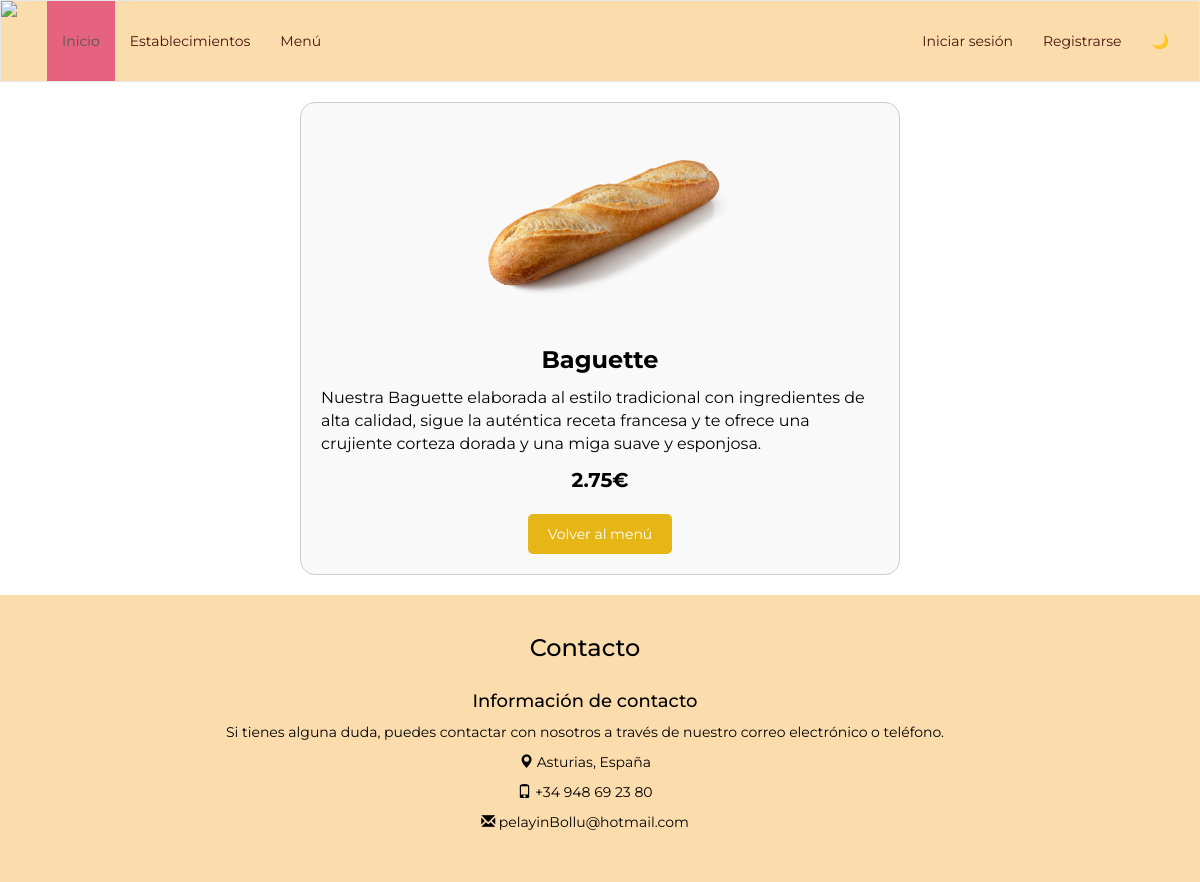
Screenshot of /pagina_destino.php?id=1 with the database file from the repository.
### tables this page shows
CREATE TABLE `productos` (
  `id` int NOT NULL AUTO_INCREMENT,
  `nombre` varchar(45) DEFAULT NULL,
  `descripcion` varchar(255) DEFAULT NULL,
  `precio` decimal(4,2) DEFAULT NULL,
  `categorias_id` int NOT NULL,
  `imagen` longblob NOT NULL,
  PRIMARY KEY (`id`),
  KEY `fk_Productos_Categorias_idx` (`categorias_id`),
  CONSTRAINT `fk_Productos_Categorias` FOREIGN KEY (`categorias_id`) REFERENCES `categorias` (`id`)
);

### pagina_destino.php (the view, shortened to what this page needs)
<!DOCTYPE html>
<html>
<head>
    <link rel="stylesheet" type="text/css" href="./styles/main.css">
</head>
<body>
<?php
include 'includes/templates/header.php';
$bd = conectarDB();
if (isset($_GET['id'])) {
    $idProducto = $_GET['id'];
    $consulta = $bd->prepare("SELECT id, nombre, descripcion, precio, imagen FROM productos WHERE id = ?");
    $consulta->bind_param("i", $idProducto);
    $consulta->execute();
    $resultado = $consulta->get_result();
    $producto = $resultado->fetch_assoc();
    if ($producto) {
        ?>
        <body>
            <div class="producto-destino">
                <?php
                if (!empty($producto['imagen'])) {
                    echo "<div class='celda-imagen-destino'><img class='imagen-producto-destino' src='../imagenes/" . $producto['imagen'] . "'></div>";
                } else {
                    echo "<div class='celda-imagen'-destino><img class='imagen-producto-destino' src='https://via.placeholder.com/150'></div>";
                }
                ?>
                <div class="celda-nombre-destino">
                    <?= isset($producto['nombre']) ? $producto['nombre'] : '' ?>
                </div>
                <div class="celda-descripcion-destino">
                    <?= isset($producto['descripcion']) ? $producto['descripcion'] : '' ?>
                </div>
                <div class="celda-precio-destino">
                    <?= isset($producto['precio']) ? $producto['precio'] : '' ?>€
                </div>
                <div>
                    <a href="menu.php">Volver al menú</a>
                </div>
            </div>
        </body>
        <?php
    } else {
        echo "Producto no encontrado";
    }
} else {
    echo "ID de producto no proporcionado";
}
include 'includes/templates/footer.php';
?>
</body>
</html>

### styles/main.css (style rules this page uses)
* { box-sizing: border-box; margin: 0; padding: 0; }
body { font-family: "Montserrat", sans-serif; background-image: url("https://res.cloudinary.com/dbqqjaqqa/image/upload/v1490097089/bg_ftta6d.png"); color: #000000; }
body { background-color: white; }
body { overflow-x: hidden; }
* { box-sizing: border-box; max-width: 100%; }
.producto-destino { display: flex; flex-direction: column; align-items: center; padding: 20px; background-color: #f9f9f9; border: 1px solid #ccc; margin: 20px auto; max-width: 600px; border-radius: 15px; }
.imagen-producto-destino { width: 300px; height: 200px; object-fit: cover; }
.celda-nombre-destino { font-size: 24px; font-weight: bold; margin-top: 20px; }
.celda-descripcion-destino { font-size: 16px; margin-top: 10px; }
.celda-precio-destino { font-size: 20px; font-weight: bold; margin-top: 10px; }
.producto-destino a { display: inline-block; padding: 10px 20px; background-color: #e6b617; color: #fff; text-decoration: none; margin-top: 20px; border-radius: 5px; }

### rows the page displays
productos: imagen (picture), nombre "Baguette", descripcion "Nuestra Baguette elaborada al estilo tradicional con ingredientes de alta calidad, sigue la auténtica receta francesa y te ofrece una crujiente corteza dorada y una miga suave y esponjosa.", precio "2.75"
